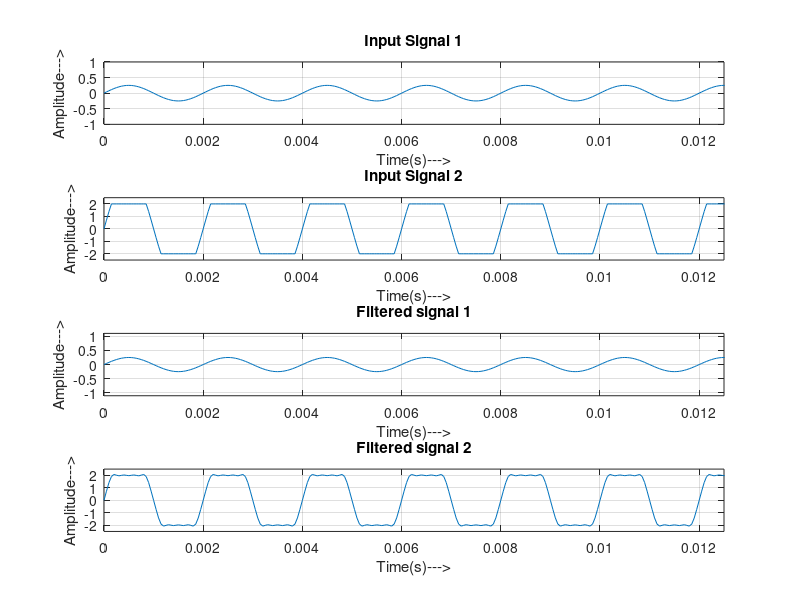
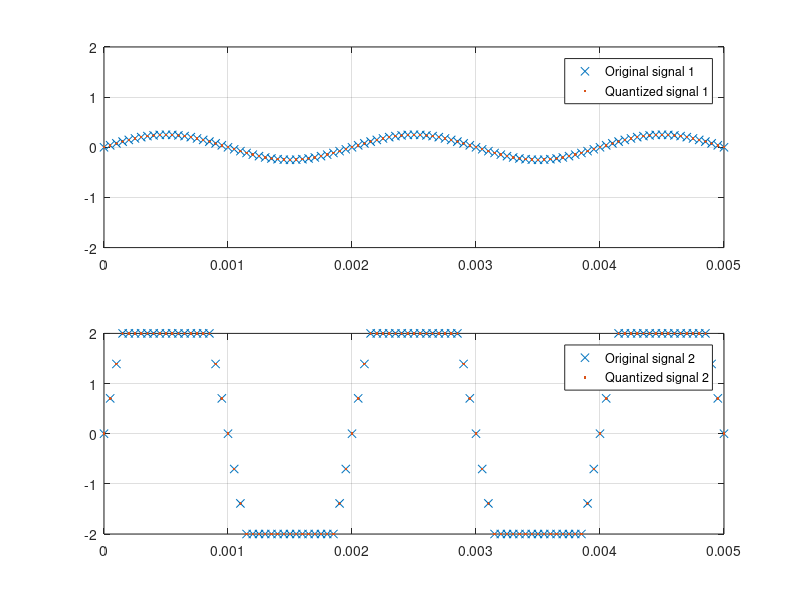
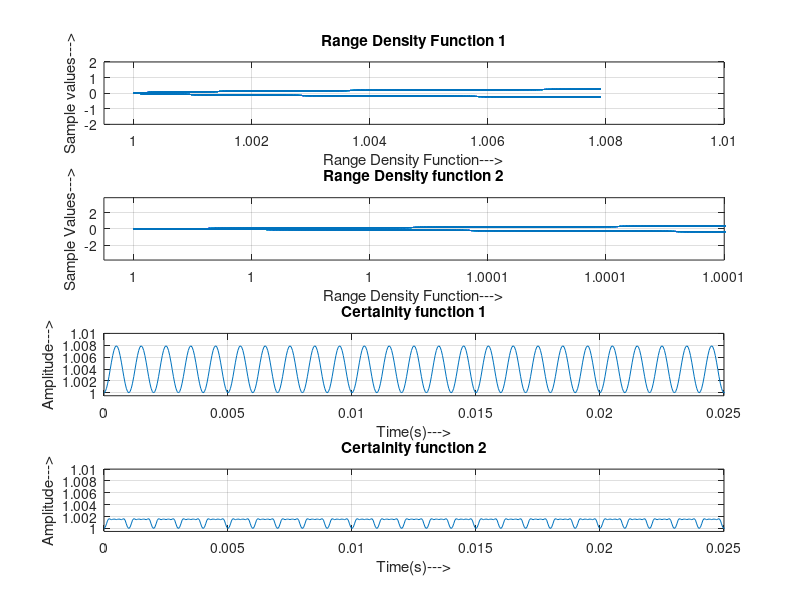
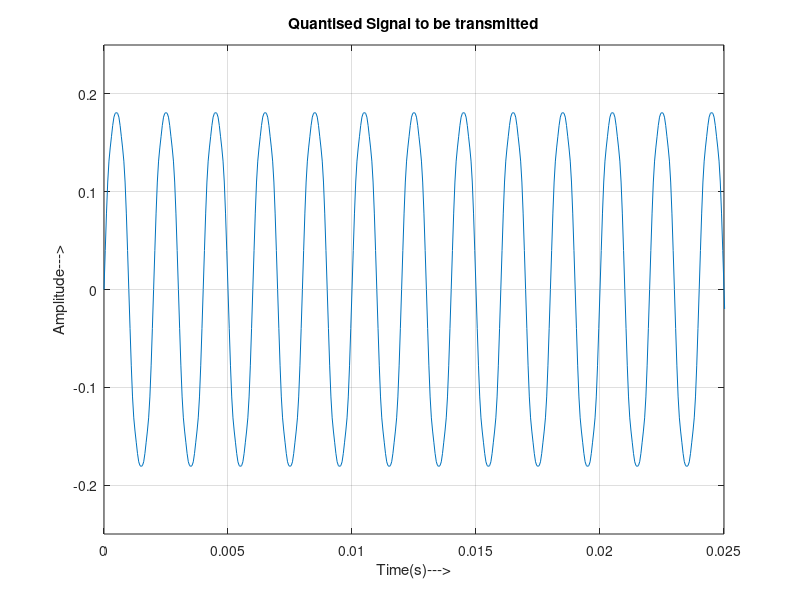

Write the MATLAB code that produced these figures, in order.
% HDR to AUDIO Signals RESCALING AND RANGE DENSITY FUNCTION CODE
clc;
close all;
clear all;

% ------------------------------------------------------------------------
% IDENTIFYING THE MYDAQ DEVICE
%  daq.getDevices
% CREATING A NEW SESSION
% s = daq.createSession('ni');
% ---------------------------FOR CHANNEL 1---------------------------------
% ADDING AN ANALOG VOLTAGE INPUT CHANNEL
% ch0 = s.addAnalogInputChannel('myDAQ1', 'ai0', 'Voltage');
%PUTTING AN ANTI-ALIASING FILTER - BUTTERWORTH FILTER  

% --------------------Test signal without the MyDAQ-----------------------
f = 500;
fs = 20e3;
t = 0:1/fs:1;
ch0  = (2*0.125).*sin(2*pi*f.*t);
ch1  = (18*2*0.125).*sin(2*pi*f.*t);

for R = 1:fs+1
        if (ch1(R)> 2)
            ch1(R) = 2;
        elseif (ch1(R)< -2)
            ch1(R) = -2;            
        end
end   

% Qauntisation of the Test Signal
partition = [-2:.0000610 :1.999939]; % Length 65535, to represent 2^16=65536 intervals
codebook = [-1.9999695:0.0000610:2.0000305]; % Length 65536, one entry for each interval
[index1,quants1] = quantiz(ch0,partition,codebook); % Quantize.
[index2,quants2] = quantiz(ch1,partition,codebook); % Quantize 

% partition = [-2:.25 :1.75]; % Length 65535, to represent 2^16=65536 intervals
% codebook = [-1.75:.25:2.25]; % Length 65536, one entry for each interval
% [index1,quants1] = quantiz(ch0,partition,codebook); % Quantize.
% [index2,quants2] = quantiz(ch1,partition,codebook); % Quantiz

% ------------------------------------------------------------------------
% fnorm = [0 fs/2]/(2*fs);  
[b1,a1] = butter(10,0.5,'low');  %Butterworth filter order 10
Y1 = filtfilt(b1,a1,quants1);      %filter1 implementation

% ---------------------------FOR CHANNEL 2--------------------------------
% ch1 = s.addAnalogInputChannel('myDAQ1', 'ai1', 'Voltage');

%PUTTING AN ANTI-ALIASING FILTER - BUTTERWORTH FILTER 

[b2,a2] = butter(10,0.50,'low');  %Butterworth filter order 10 put 's' to change to analog filter
Y2 = filtfilt(b2,a2,quants2);      %filter2 implementation

% SETTING DEVICE AND CHANNEL PROPERTIES
%  s.Rate = 20e3; 
%  s.Channels.Range = [-2 2];
%  s.DurationInSeconds = 0.5;

 
%----------------- Rescaling the quantised signal -------------------------

g1 = 2; % the signal is a sine wave with an amptide of 0.25 V with an offset of 0.5V
g_delta = 18; 
Y2_new = Y2./(g_delta.*g1);
Y1_new = Y1./g1;

%----------------Certainity function multiplication------------------------

Range_density1 = 1./(sqrt(1-(Y1_new.*Y1_new)));
Range_density2 = 1./(sqrt(1-(Y2_new.*Y2_new)));

Y_quantised = (Range_density1.*Y1_new) + (Range_density2.*Y2_new);

% SNR_HDR_signal = snr(Y_quantised, fs, 6); %snr using MATLAB 2014a only
% disp(SNR_HDR_signal);
% SNT_non_HDR_signal = snr(Y1_new, fs, 6); %snr of the LDR (non-quantized) signal

% -------------------Plotting input signal--------------------------------
figure (1);

subplot (4,1,1);
plot (t,ch0);
axis ([0 0.0125 -1 1]);
grid on;
xlabel('Time(s)--->');
ylabel ('Amplitude--->');
title ('Input Signal 1');

subplot (4,1,2);
plot (t,ch1);
axis ([0 0.0125 -2.5 2.5]);
grid on;
xlabel('Time(s)--->');
ylabel ('Amplitude--->');
title ('Input Signal 2');

subplot (4,1,3);
plot (t,Y1);
axis ([0 0.0125 -1.1 1.1]);
grid on;
xlabel('Time(s)--->');
ylabel ('Amplitude--->');
title ('Filtered signal 1');

subplot (4,1,4);
plot (t,Y2);
axis ([0 0.0125 -2.5 2.5]);
grid on;
xlabel('Time(s)--->');
ylabel ('Amplitude--->');
title ('Filtered signal 2');
% ----------------------------
figure(2);
subplot (2,1,1);
plot(t,ch0,'x',t,quants1,'.')
axis ([0 0.005 -2 2]);
grid on;
legend('Original signal 1','Quantized signal 1');

subplot (2,1,2);
plot(t,ch1,'x',t,quants2,'.')
axis ([0 0.005 -2 2]);
grid on;
legend('Original signal 2','Quantized signal 2');

%---------------------------

figure (3);

subplot (4,1,1);
plot (Range_density1,Y1);
axis ([0.9995 1.0100 -2 2]);
grid on;
xlabel('Range Density Function--->');
ylabel ('Sample values--->');
title ('Range Density Function 1');

subplot (4,1,2);
plot ( Range_density2, Y2);
axis ([0.999995 1.000100 -3.85 3.85]);
grid on;
xlabel('Range Density Function--->');
ylabel ('Sample Values--->');
title ('Range Density function 2');

subplot (4,1,3);
plot (t,Range_density1);
axis ([0 0.025 0.9995 1.0100]);
grid on;
xlabel('Time(s)--->');
ylabel ('Amplitude--->');
title ('Certainity function 1');

subplot (4,1,4);
plot (t,Range_density2);
axis ([0 0.025 0.9995 1.0100]);
grid on;
xlabel('Time(s)--->');
ylabel ('Amplitude--->');
title ('Certainity function 2');

% -------------------------------

figure(4);
plot (t,Y_quantised);
axis ([0 0.025 -0.250 0.250]);
grid on;
xlabel('Time(s)--->');
ylabel ('Amplitude--->');
title ('Quantised Signal to be transmitted');







